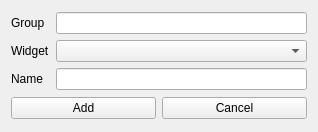
<?xml version="1.0" encoding="UTF-8"?>
<ui version="4.0">
 <class>AddWidgetWidget</class>
 <widget class="QWidget" name="AddWidgetWidget">
  <property name="windowModality">
   <enum>Qt::ApplicationModal</enum>
  </property>
  <property name="geometry">
   <rect>
    <x>0</x>
    <y>0</y>
    <width>318</width>
    <height>132</height>
   </rect>
  </property>
  <property name="windowTitle">
   <string>Add new widget</string>
  </property>
  <layout class="QGridLayout" name="gridLayout_2">
   <item row="0" column="0" colspan="2">
    <layout class="QGridLayout" name="gridLayout">
     <item row="0" column="0">
      <widget class="QLabel" name="label">
       <property name="text">
        <string>Group</string>
       </property>
      </widget>
     </item>
     <item row="0" column="1">
      <widget class="QLineEdit" name="groupEdit">
       <property name="text">
        <string/>
       </property>
       <property name="readOnly">
        <bool>true</bool>
       </property>
      </widget>
     </item>
     <item row="1" column="0">
      <widget class="QLabel" name="label_2">
       <property name="text">
        <string>Widget</string>
       </property>
      </widget>
     </item>
     <item row="1" column="1">
      <widget class="QComboBox" name="widgetCB"/>
     </item>
     <item row="2" column="0">
      <widget class="QLabel" name="label_3">
       <property name="text">
        <string>Name</string>
       </property>
      </widget>
     </item>
     <item row="2" column="1">
      <widget class="QLineEdit" name="nameEdit"/>
     </item>
    </layout>
   </item>
   <item row="1" column="0">
    <widget class="QPushButton" name="addButton">
     <property name="text">
      <string>Add</string>
     </property>
    </widget>
   </item>
   <item row="1" column="1">
    <widget class="QPushButton" name="cancelButton">
     <property name="text">
      <string>Cancel</string>
     </property>
    </widget>
   </item>
  </layout>
 </widget>
 <resources/>
 <connections/>
</ui>
